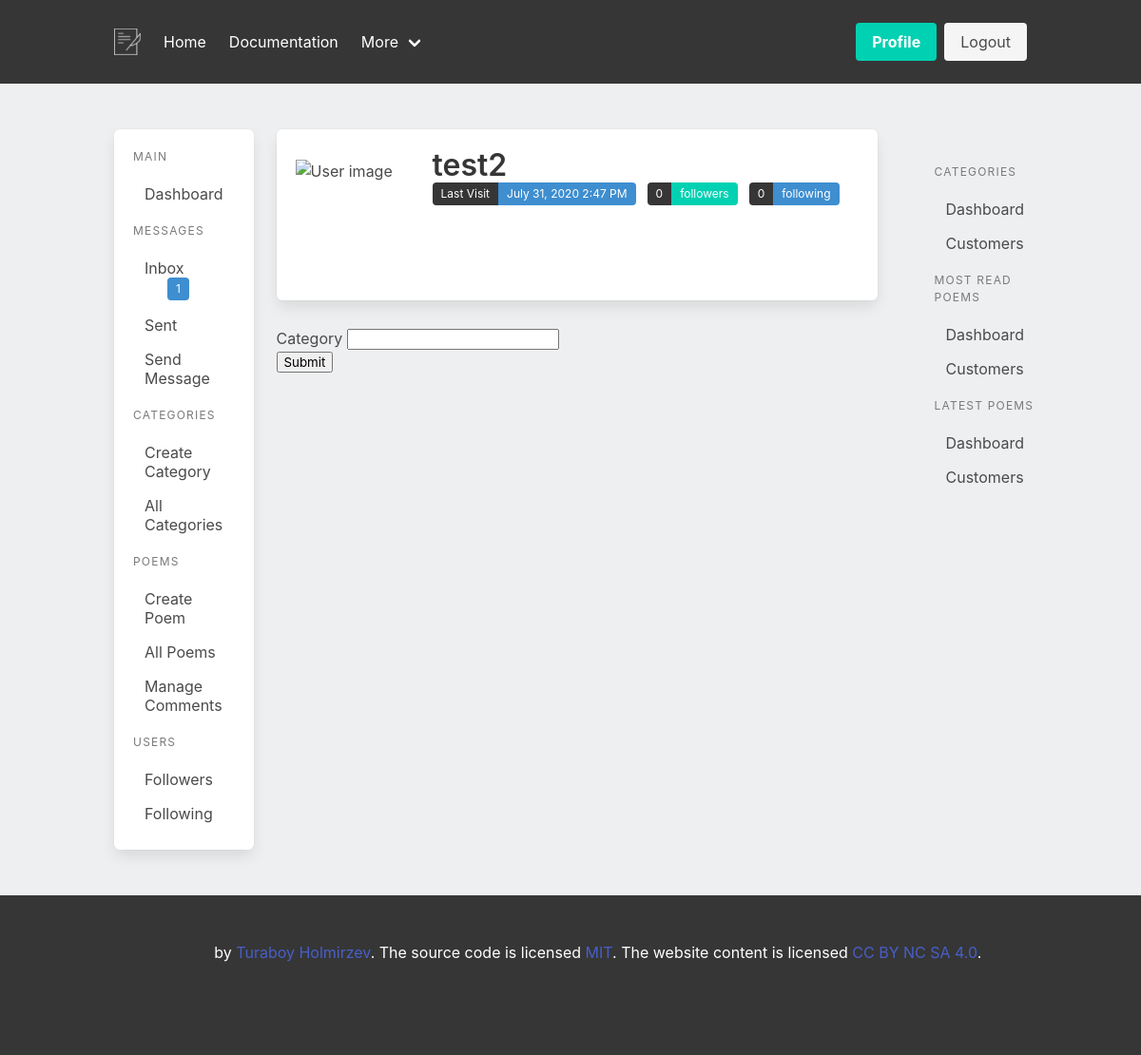
The page /poems/category (signed in) on the database as committed earlier.
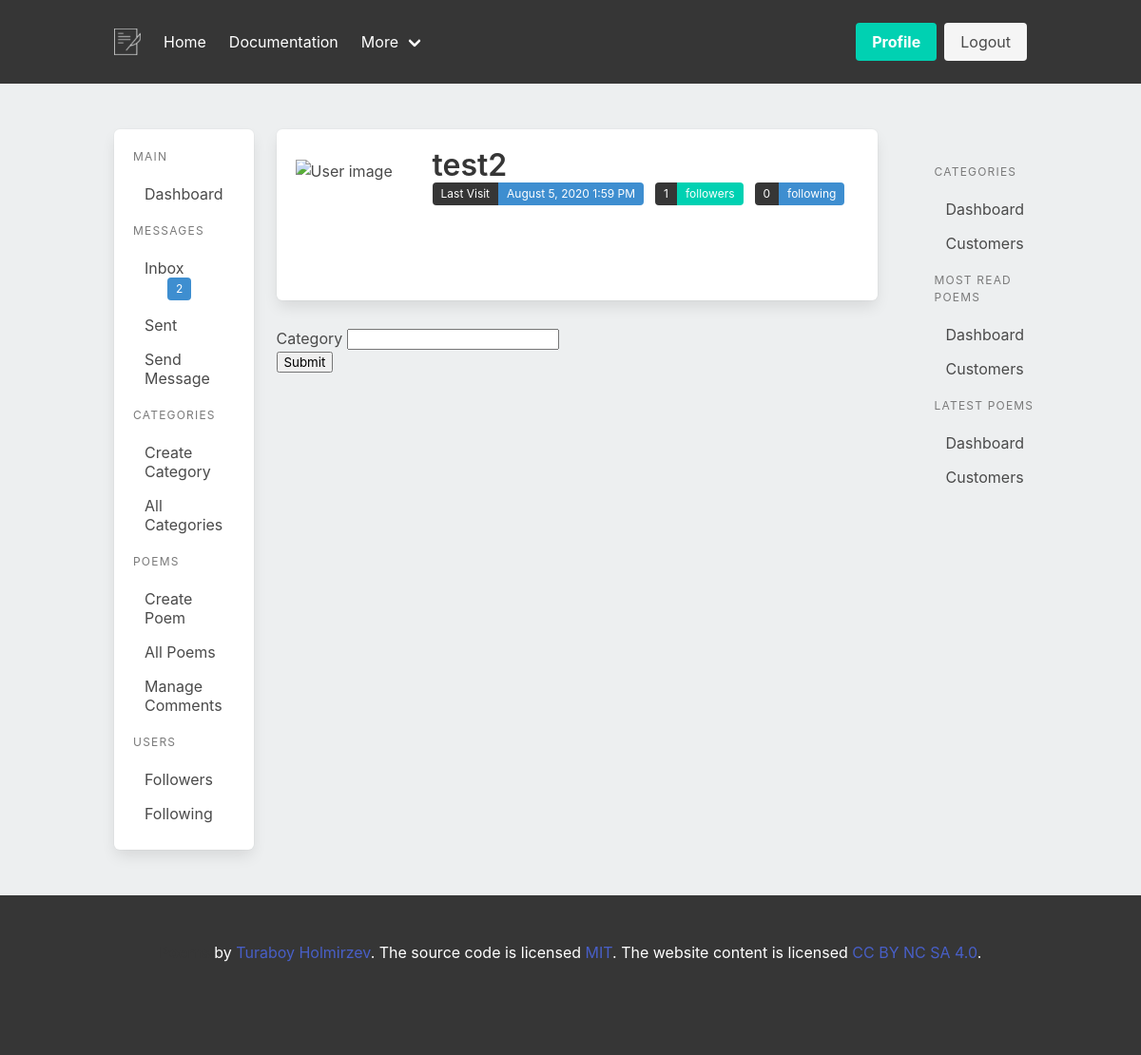
The same page on the database as committed later.
### app/models.py (models this page shows, shortened)
class Message(db.Model):
    id = db.Column(db.Integer, primary_key=True)
    body = db.Column(db.String(140))
    is_read = db.Column(db.Boolean, default=False)
    create_at = db.Column(db.DateTime, default=datetime.utcnow)
    sent_user_id = db.Column(db.Integer, db.ForeignKey('user.id'), nullable=False)
    received_user_id = db.Column(db.Integer, db.ForeignKey('user.id'), nullable=False)

class User(UserMixin, db.Model):
    id = db.Column(db.Integer, primary_key=True)
    username = db.Column(db.String(64), index=True, unique=True)
    email = db.Column(db.String(120), index=True, unique=True)
    image_file = db.Column(db.String(120), nullable=True, default="default.jpg")
    password_hash = db.Column(db.String(128))
    about_me = db.Column(db.String(140))
    is_admin = db.Column(db.Boolean, default=False)
    last_seen = db.Column(db.DateTime, default=datetime.utcnow)
    poems = db.relationship('Poem', backref='author', lazy='dynamic')
    sent_messages = db.relationship('Message', backref='sent_user', lazy=True, foreign_keys='Message.sent_user_id')
    received_messages = db.relationship('Message', backref='received_user', lazy=True, foreign_keys='Message.received_user_id')
    followed = db.relationship(
        'User', secondary=followers,
        primaryjoin=(followers.c.follower_id == id),
        secondaryjoin=(followers.c.followed_id == id),
        backref=db.backref('followers', lazy='dynamic'), lazy='dynamic')
    def new_inbox_messages(self):
        return len([m for m in self.received_messages if m.is_read == False])

### app/poems/routes.py (the view)
@bp.route("/category", methods=["GET", "POST"])
def create_category():
    form = CategoryForm()
    if form.validate_on_submit():
        category = Category(name=form.name.data)
        db.session.add(category)
        db.session.commit()
        flash('Your category is successfully added!', "success")
        return redirect(url_for('poems.create_category'))
    return render_template("poems/create_category.html", form=form, title="Create")

### app/poems/forms.py (shortened to what this page needs)
class CategoryForm(FlaskForm):
    name = StringField("Category", validators=[DataRequired()])
    submit = SubmitField('Submit')

### app/models.py (called while the page is built)
@login.user_loader
def load_user(id):
    return User.query.get(int(id))

### app/templates/poems/create_category.html
{% extends "dashboard_base.html" %}
{% block dashboard %}
<section class="mt-3 pt-4">
    {% include "partials/create_category_form.html" %}
</section>
{% endblock dashboard %}

### app/templates/partials/left_nav.html
<aside class="menu box">
    <p class="menu-label">
      Main
    </p>
    <ul class="menu-list">
      <li><a href="{{url_for('users.dashboard', username=current_user.username) }}">Dashboard</a></li>
    </ul>
    <p class="menu-label">
      Messages
    </p>
    <ul class="menu-list">
      <li>
        <a href="{{ url_for('users.inbox', username=current_user.username)}}"class="tags has-addons">Inbox
          {% if current_user.new_inbox_messages() > 0 %}
          <span class="ml-5 tag is-info">{{ current_user.new_inbox_messages() }}</span>
          {% endif %}
        </a>
      </li>
      <li><a href="{{ url_for('users.outbox', username=current_user.username)}}">Sent</a></li>
      <li><a href="{{ url_for('users.send_message', username=current_user.username)}}">Send Message</a></li>
    </ul>
    <p class="menu-label">
        Categories
      </p>
      <ul class="menu-list">
        <li><a href="{{ url_for('poems.create_category')}}" >Create Category</a></li>
        <li><a href="{{ url_for('poems.category_list') }}">All Categories</a></li>
      </ul>
    <p class="menu-label">
      Poems
    </p>
    <ul class="menu-list">
      <li>
        <a href="{{ url_for('poems.create_poem') }}">Create Poem</a>
      </li>
      <li>
        <a href="{{ url_for('poems.poem_list') }}">All Poems</a>
      </li>
      <li><a>Manage Comments</a></li>
    </ul>
    <p class="menu-label">
      Users
    </p>
    <ul class="menu-list">
      <li><a>Followers</a></li>
      <li><a>Following</a></li>
    </ul>
  </aside>

### app/templates/partials/user_profile.html (shortened to what this page needs)
<div class="box">
    <div class="media">
        <div class="media-left pt-3 is-hidden-mobile">
        <figure class="image is-128x128">
            <img src="{{ image_file }}" alt="User image">
        </figure>
        </div>
        <div class="media-content">
            <p class="title is-3 mb-0 is-hidden-mobile">{{ current_user.username }}</p>
            <div class="field is-grouped is-grouped-multiline is-clearfix">
                <div class="control">
                {% if current_user.last_seen %}
                  <div class="tags has-addons">
                    <span class="tag is-dark">Last Visit</span>
                    <span class="tag is-info">{{ moment(current_user.last_seen).format('LLL') }}</span>
                  </div>
                </div>
                {% endif %}
                <div class="control">
                  <div class="tags has-addons">
                    <span class="tag is-dark">{{ current_user.followers.count() }}</span>
                    <span class="tag is-primary">followers</span>
                  </div>
                </div>
                <div class="control">
                  <div class="tags has-addons">
                    <span class="tag is-dark">{{ current_user.followed.count() }}</span>
                    <span class="tag is-info">following</span>
                  </div>
                </div>
              </div>
        </div>
    </div>
</div>

Rows that differ between the two databases and show on the page:
changed Message: new_inbox_messages "1" → "2"
changed User "test2": last_seen "July 31, 2020 2:47 PM" → "August 5, 2020 1:59 PM"
Other text that changed with them:
{{ current_user.followers.count() }}: "0" → "1"
